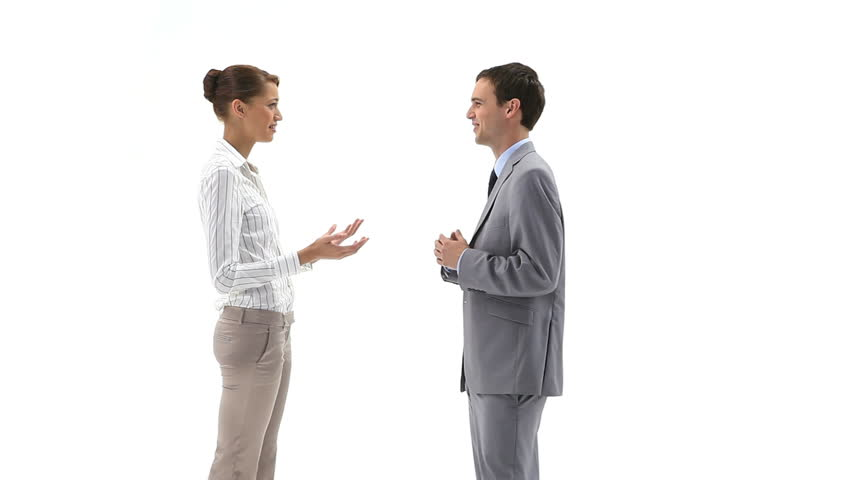
#> input picture 1.jpg, 852 x 480 px, found by its file name
$ python opencv_img2.py
#> lines starting #> are read from the running program, lines starting #| are printed output that depends on the picture; after the words box and inside, x2 and y2 are one past the last pixel; in counts of white or black regions, pixels touching at a corner belong together
import cv2 as cv

img = cv.imread("photos/1.jpg")
#> img is the input picture: shape (480, 852, 3); mean B, G, R 236, 236.2, 237.6


imgGrey = cv.cvtColor(img, cv.COLOR_BGR2GRAY)
imgBlur = cv.GaussianBlur(imgGrey,(7,7),0)
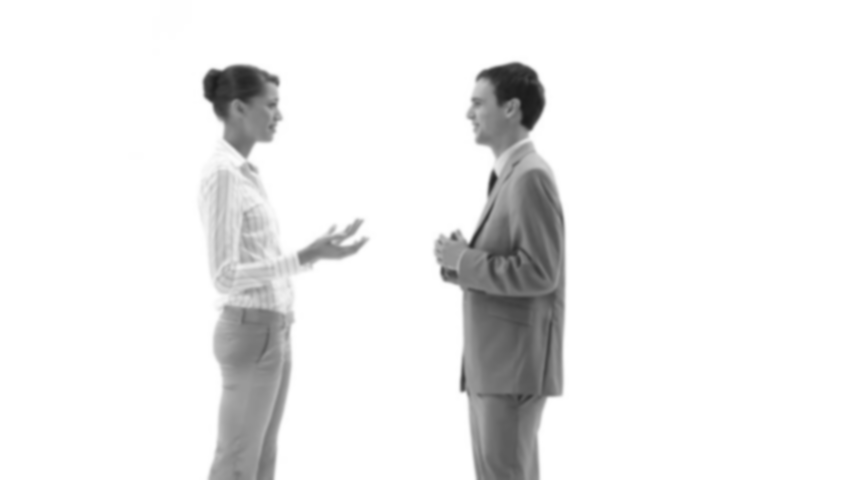
#> imgBlur: shape (480, 852); min 28, max 255, mean 236.6
imgCanny = cv.Canny(img, 100, 100)
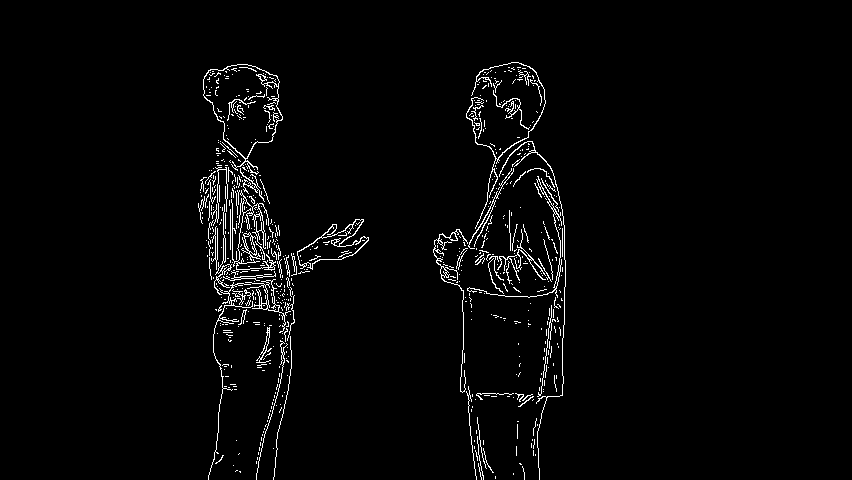
#> imgCanny: shape (480, 852); 2.5% white in thin lines or dots, all inside (x1, y1, x2, y2) = (198, 62, 566, 480)


cv.imshow("Grey Image", imgGrey)
cv.imshow("Blur Image", imgBlur)
cv.imshow("Canny Image", imgCanny)

cv.waitKey(0)
